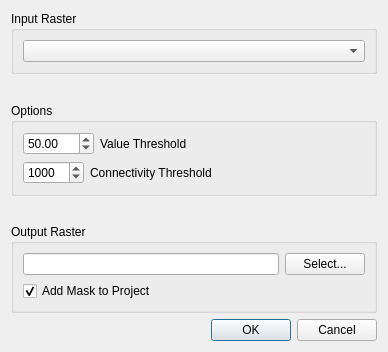
<?xml version="1.0" encoding="UTF-8"?>
<ui version="4.0">
 <class>LandMasker</class>
 <widget class="QDialog" name="LandMasker">
  <property name="geometry">
   <rect>
    <x>0</x>
    <y>0</y>
    <width>388</width>
    <height>352</height>
   </rect>
  </property>
  <property name="windowTitle">
   <string>LandMask</string>
  </property>
  <layout class="QVBoxLayout" name="verticalLayout_4">
   <item>
    <widget class="QGroupBox" name="inputRasterGroupBox">
     <property name="title">
      <string>Input Raster</string>
     </property>
     <layout class="QVBoxLayout" name="verticalLayout_3">
      <item>
       <widget class="QComboBox" name="inputRasterComboBox"/>
      </item>
     </layout>
    </widget>
   </item>
   <item>
    <spacer name="verticalSpacer">
     <property name="orientation">
      <enum>Qt::Vertical</enum>
     </property>
     <property name="sizeHint" stdset="0">
      <size>
       <width>156</width>
       <height>10</height>
      </size>
     </property>
    </spacer>
   </item>
   <item>
    <widget class="QGroupBox" name="groupBox">
     <property name="title">
      <string>Options</string>
     </property>
     <layout class="QVBoxLayout" name="verticalLayout">
      <item>
       <layout class="QHBoxLayout" name="horizontalLayout_3">
        <item>
         <widget class="QDoubleSpinBox" name="thresholdDoubleSpinBox">
          <property name="toolTip">
           <string>&lt;html&gt;&lt;head/&gt;&lt;body&gt;&lt;p&gt;Pixel value below which that pixel will be considered as water. The default value is reasonable for near infrared bands in units of raw digital numbers. If the image units are different, you'll have to inspect the image and pick an appropriate value.&lt;/p&gt;&lt;/body&gt;&lt;/html&gt;</string>
          </property>
          <property name="maximum">
           <double>9999.989999999999782</double>
          </property>
          <property name="value">
           <double>50.000000000000000</double>
          </property>
         </widget>
        </item>
        <item>
         <widget class="QLabel" name="thresholdLabel">
          <property name="text">
           <string>Value Threshold</string>
          </property>
         </widget>
        </item>
        <item>
         <spacer name="horizontalSpacer">
          <property name="orientation">
           <enum>Qt::Horizontal</enum>
          </property>
          <property name="sizeHint" stdset="0">
           <size>
            <width>40</width>
            <height>20</height>
           </size>
          </property>
         </spacer>
        </item>
       </layout>
      </item>
      <item>
       <layout class="QHBoxLayout" name="horizontalLayout_2">
        <item>
         <widget class="QSpinBox" name="connectivitySpinBox">
          <property name="toolTip">
           <string>&lt;html&gt;&lt;head/&gt;&lt;body&gt;&lt;p&gt;Pixels below the value threshold must be part of a group of this many contiguous pixels in order to be considered water. The intention is to eliminate shadow areas on land.&lt;/p&gt;&lt;/body&gt;&lt;/html&gt;</string>
          </property>
          <property name="maximum">
           <number>99999</number>
          </property>
          <property name="singleStep">
           <number>10</number>
          </property>
          <property name="value">
           <number>1000</number>
          </property>
         </widget>
        </item>
        <item>
         <widget class="QLabel" name="label">
          <property name="text">
           <string>Connectivity Threshold</string>
          </property>
         </widget>
        </item>
        <item>
         <spacer name="horizontalSpacer_2">
          <property name="orientation">
           <enum>Qt::Horizontal</enum>
          </property>
          <property name="sizeHint" stdset="0">
           <size>
            <width>40</width>
            <height>20</height>
           </size>
          </property>
         </spacer>
        </item>
       </layout>
      </item>
     </layout>
    </widget>
   </item>
   <item>
    <spacer name="verticalSpacer_3">
     <property name="orientation">
      <enum>Qt::Vertical</enum>
     </property>
     <property name="sizeHint" stdset="0">
      <size>
       <width>20</width>
       <height>13</height>
      </size>
     </property>
    </spacer>
   </item>
   <item>
    <widget class="QGroupBox" name="outputRasterGroupBox">
     <property name="title">
      <string>Output Raster</string>
     </property>
     <layout class="QVBoxLayout" name="verticalLayout_2">
      <item>
       <layout class="QHBoxLayout" name="horizontalLayout">
        <item>
         <widget class="QLineEdit" name="outputRasterLineEdit"/>
        </item>
        <item>
         <widget class="QPushButton" name="selectPushButton">
          <property name="text">
           <string>Select...</string>
          </property>
         </widget>
        </item>
       </layout>
      </item>
      <item>
       <widget class="QCheckBox" name="addMaskCheckBox">
        <property name="text">
         <string>Add Mask to Project</string>
        </property>
        <property name="checked">
         <bool>true</bool>
        </property>
       </widget>
      </item>
     </layout>
    </widget>
   </item>
   <item>
    <widget class="QDialogButtonBox" name="buttonBox">
     <property name="orientation">
      <enum>Qt::Horizontal</enum>
     </property>
     <property name="standardButtons">
      <set>QDialogButtonBox::Cancel|QDialogButtonBox::Ok</set>
     </property>
    </widget>
   </item>
  </layout>
 </widget>
 <tabstops>
  <tabstop>inputRasterComboBox</tabstop>
  <tabstop>outputRasterLineEdit</tabstop>
  <tabstop>selectPushButton</tabstop>
  <tabstop>addMaskCheckBox</tabstop>
  <tabstop>buttonBox</tabstop>
 </tabstops>
 <resources/>
 <connections>
  <connection>
   <sender>buttonBox</sender>
   <signal>accepted()</signal>
   <receiver>LandMasker</receiver>
   <slot>accept()</slot>
   <hints>
    <hint type="sourcelabel">
     <x>236</x>
     <y>416</y>
    </hint>
    <hint type="destinationlabel">
     <x>157</x>
     <y>274</y>
    </hint>
   </hints>
  </connection>
  <connection>
   <sender>buttonBox</sender>
   <signal>rejected()</signal>
   <receiver>LandMasker</receiver>
   <slot>reject()</slot>
   <hints>
    <hint type="sourcelabel">
     <x>304</x>
     <y>416</y>
    </hint>
    <hint type="destinationlabel">
     <x>286</x>
     <y>274</y>
    </hint>
   </hints>
  </connection>
  <connection>
   <sender>selectPushButton</sender>
   <signal>clicked()</signal>
   <receiver>LandMasker</receiver>
   <slot>showFileSelectDialog()</slot>
   <hints>
    <hint type="sourcelabel">
     <x>330</x>
     <y>332</y>
    </hint>
    <hint type="destinationlabel">
     <x>357</x>
     <y>284</y>
    </hint>
   </hints>
  </connection>
 </connections>
 <slots>
  <slot>showFileSelectDialog()</slot>
 </slots>
</ui>
